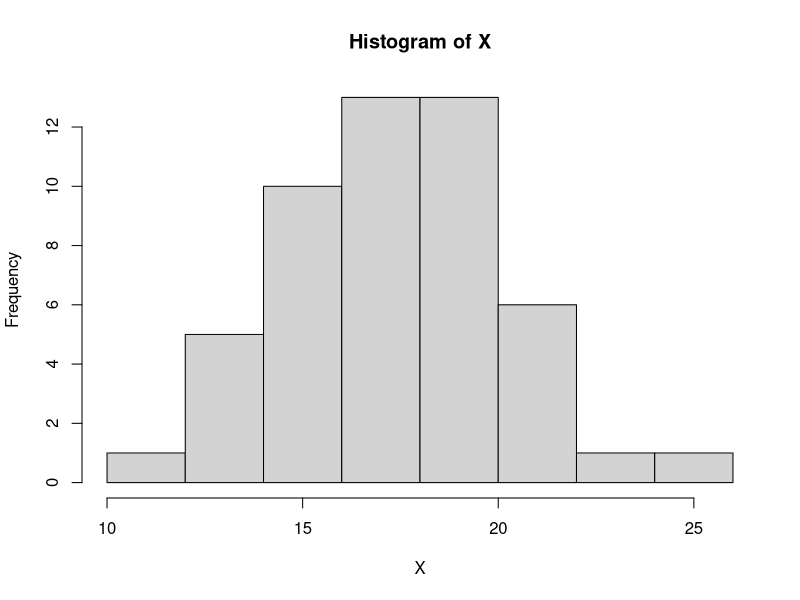

Source code (R): (Note: this script raises an error after producing the figure.)
## ---- chunk 1
X <- rnorm(50, mean = 17, sd = 3)
## ---- chunk 2
hist(X)
## ---- chunk 3
descdist(X, boot = 30)
## ---- chunk 4
FDN <- fitdist(X, "norm")
## ---- chunk 5
FDU <- fitdist(X, "unif")
## ---- chunk 6
plot(FDN)
## ---- chunk 7
plot(FDU)
## ---- chunk 8
library(fitdistrplus)
## ---- chunk 9
descdist(encuesta$Salary, boot = 5000)
## ---- chunk 10
FDG <- fitdist(encuesta$Salary, "gamma", start = list(shape = 1, scale = 2))
## ---- chunk 11
plot(FDG, pch = ".", col = "blue")
## ---- chunk 12
hist(encuesta$Salary, prob = TRUE)
Xs <- seq(0, 280000, by = 10)
lines(Xs, dgamma(Xs, shape = 1.847037, scale = 41656.428380), col = "red")
